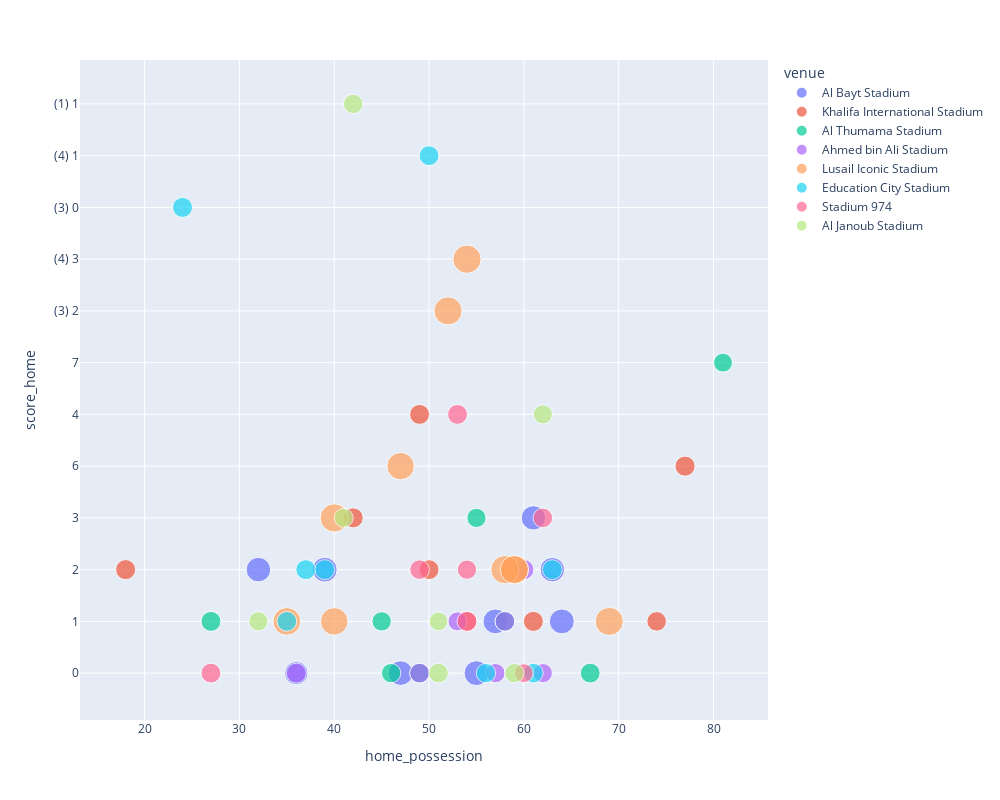

Source (notebook cell):
### Code cell
# Remove penalty data from score
df_match_data['score'] = df_match_data['score'].str.replace(r"\(.\)","")
           
# Split match score               
df_match_data[['score_home', 'score_away']] = df_match_data.score.str.split("–", expand=True,)
# df_match_data['score_home'] = df_match_data['score_home'].str.replace(" ","").astype('int')
# df_match_data['score_away'] = df_match_data['score_away'].str.replace(" ","").astype('int')

fig = px.scatter(df_match_data, x="home_possession", y="score_home",
                 color="venue", size="attendance",
                 width=1000, height=800)
fig.show()

### Figure 1 — Plotly figure (JSON) as saved in the notebook; plotly's stock layout.template omitted (floating-point values rounded to 4 significant figures)
{"data": [{"hovertemplate": "venue=Al Bayt Stadium<br>home_possession=%{x}<br>score_home=%{y}<br>attendance=%{marker.size}<extra></extra>", "legendgroup": "Al Bayt Stadium", "marker": {"color": "#636efa", "size": [67372, 59407, 68463, 68895, 66784, 67054, 65985, 68895, 68294], "sizemode": "area", "sizeref": 222.4, "symbol": "circle"}, "mode": "markers", "name": "Al Bayt Stadium", "orientation": "h", "showlegend": true, "type": "scatter", "x": [47, 36, 55, 64, 63, 32, 61, 57, 39], "xaxis": "x", "y": ["0", "0", "0", "1", "2", "2", "3", "1", "2"], "yaxis": "y"}, {"hovertemplate": "venue=Khalifa International Stadium<br>home_possession=%{x}<br>score_home=%{y}<br>attendance=%{marker.size}<extra></extra>", "legendgroup": "Khalifa International Stadium", "marker": {"color": "#EF553B", "size": [45334, 42608, 44833, 44374, 44569, 44851, 44846, 44137], "sizemode": "area", "sizeref": 222.4, "symbol": "circle"}, "mode": "markers", "name": "Khalifa International Stadium", "orientation": "h", "showlegend": true, "type": "scatter", "x": [77, 74, 54, 49, 61, 18, 42, 50], "xaxis": "x", "y": ["6", "1", "1", "4", "1", "2", "3", "2"], "yaxis": "y"}, {"hovertemplate": "venue=Al Thumama Stadium<br>home_possession=%{x}<br>score_home=%{y}<br>attendance=%{marker.size}<extra></extra>", "legendgroup": "Al Thumama Stadium", "marker": {"color": "#00cc96", "size": [41721, 40013, 41797, 43738, 42127, 43102, 40989, 44198], "sizemode": "area", "sizeref": 222.4, "symbol": "circle"}, "mode": "markers", "name": "Al Thumama Stadium", "orientation": "h", "showlegend": true, "type": "scatter", "x": [46, 81, 45, 67, 49, 58, 55, 27], "xaxis": "x", "y": ["0", "7", "1", "0", "0", "1", "3", "1"], "yaxis": "y"}, {"hovertemplate": "venue=Ahmed bin Ali Stadium<br>home_possession=%{x}<br>score_home=%{y}<br>attendance=%{marker.size}<extra></extra>", "legendgroup": "Ahmed bin Ali Stadium", "marker": {"color": "#ab63fa", "size": [43418, 40432, 40875, 41479, 44297, 43984, 45032], "sizemode": "area", "sizeref": 222.4, "symbol": "circle"}, "mode": "markers", "name": "Ahmed bin Ali Stadium", "orientation": "h", "showlegend": true, "type": "scatter", "x": [58, 53, 62, 57, 36, 49, 60], "xaxis": "x", "y": ["1", "1", "0", "0", "0", "0", "2"], "yaxis": "y"}, {"hovertemplate": "venue=Lusail Iconic Stadium<br>home_possession=%{x}<br>score_home=%{y}<br>attendance=%{marker.size}<extra></extra>", "legendgroup": "Lusail Iconic Stadium", "marker": {"color": "#FFA15A", "size": [88012, 88103, 88966, 88668, 84985, 85986, 83720, 88235, 88966, 88966], "sizemode": "area", "sizeref": 222.4, "symbol": "circle"}, "mode": "markers", "name": "Lusail Iconic Stadium", "orientation": "h", "showlegend": true, "type": "scatter", "x": [69, 59, 58, 59, 40, 35, 47, 52, 40, 54], "xaxis": "x", "y": ["1", "2", "2", "2", "1", "1", "6", "(3) 2", "3", "(4) 3"], "yaxis": "y"}, {"hovertemplate": "venue=Education City Stadium<br>home_possession=%{x}<br>score_home=%{y}<br>attendance=%{marker.size}<extra></extra>", "legendgroup": "Education City Stadium", "marker": {"color": "#19d3f3", "size": [42925, 41663, 44259, 43983, 43627, 44097, 44667, 43893], "sizemode": "area", "sizeref": 222.4, "symbol": "circle"}, "mode": "markers", "name": "Education City Stadium", "orientation": "h", "showlegend": true, "type": "scatter", "x": [61, 56, 37, 63, 35, 39, 24, 50], "xaxis": "x", "y": ["0", "0", "2", "2", "1", "2", "(3) 0", "(4) 1"], "yaxis": "y"}, {"hovertemplate": "venue=Stadium 974<br>home_possession=%{x}<br>score_home=%{y}<br>attendance=%{marker.size}<extra></extra>", "legendgroup": "Stadium 974", "marker": {"color": "#FF6692", "size": [39369, 42662, 42860, 43649, 44089, 41378, 43847], "sizemode": "area", "sizeref": 222.4, "symbol": "circle"}, "mode": "markers", "name": "Stadium 974", "orientation": "h", "showlegend": true, "type": "scatter", "x": [60, 62, 49, 54, 27, 54, 53], "xaxis": "x", "y": ["0", "3", "2", "1", "0", "2", "4"], "yaxis": "y"}, {"hovertemplate": "venue=Al Janoub Stadium<br>home_possession=%{x}<br>score_home=%{y}<br>attendance=%{marker.size}<extra></extra>", "legendgroup": "Al Janoub Stadium", "marker": {"color": "#B6E880", "size": [40875, 39089, 41823, 39789, 41232, 43443, 42523], "sizemode": "area", "sizeref": 222.4, "symbol": "circle"}, "mode": "markers", "name": "Al Janoub Stadium", "orientation": "h", "showlegend": true, "type": "scatter", "x": [62, 51, 59, 41, 32, 51, 42], "xaxis": "x", "y": ["4", "1", "0", "3", "1", "0", "(1) 1"], "yaxis": "y"}], "layout": {"height": 800, "legend": {"itemsizing": "constant", "title": {"text": "venue"}, "tracegroupgap": 0}, "margin": {"t": 60}, "width": 1000, "xaxis": {"anchor": "y", "domain": [0, 1], "title": {"text": "home_possession"}}, "yaxis": {"anchor": "x", "domain": [0, 1], "title": {"text": "score_home"}}}}
